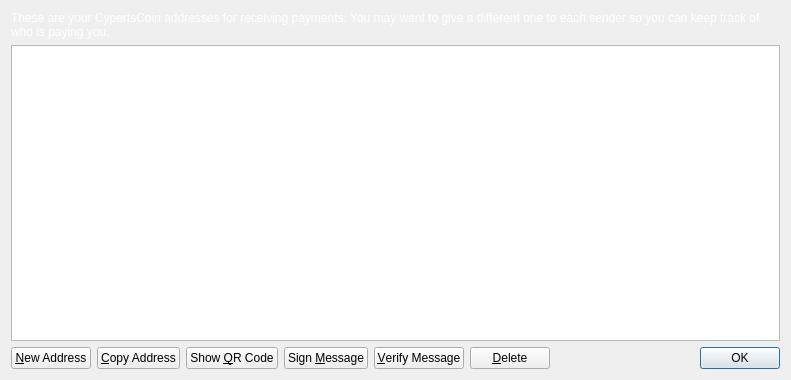
<?xml version="1.0" encoding="UTF-8"?>
<ui version="4.0">
 <class>AddressBookPage</class>
 <widget class="QWidget" name="AddressBookPage">
  <property name="geometry">
   <rect>
    <x>0</x>
    <y>0</y>
    <width>791</width>
    <height>380</height>
   </rect>
  </property>
  <property name="palette">
   <palette>
    <active>
     <colorrole role="WindowText">
      <brush brushstyle="SolidPattern">
       <color alpha="255">
        <red>255</red>
        <green>255</green>
        <blue>255</blue>
       </color>
      </brush>
     </colorrole>
    </active>
    <inactive>
     <colorrole role="WindowText">
      <brush brushstyle="SolidPattern">
       <color alpha="255">
        <red>255</red>
        <green>255</green>
        <blue>255</blue>
       </color>
      </brush>
     </colorrole>
    </inactive>
    <disabled>
     <colorrole role="WindowText">
      <brush brushstyle="SolidPattern">
       <color alpha="255">
        <red>120</red>
        <green>120</green>
        <blue>120</blue>
       </color>
      </brush>
     </colorrole>
    </disabled>
   </palette>
  </property>
  <property name="windowTitle">
   <string>Address Book</string>
  </property>
  <layout class="QVBoxLayout" name="verticalLayout">
   <item>
    <widget class="QLabel" name="labelExplanation">
     <property name="text">
      <string>These are your CypertsCoin addresses for receiving payments. You may want to give a different one to each sender so you can keep track of who is paying you.</string>
     </property>
     <property name="textFormat">
      <enum>Qt::PlainText</enum>
     </property>
     <property name="wordWrap">
      <bool>true</bool>
     </property>
    </widget>
   </item>
   <item>
    <widget class="QTableView" name="tableView">
     <property name="contextMenuPolicy">
      <enum>Qt::CustomContextMenu</enum>
     </property>
     <property name="toolTip">
      <string>Double-click to edit address or label</string>
     </property>
     <property name="tabKeyNavigation">
      <bool>false</bool>
     </property>
     <property name="alternatingRowColors">
      <bool>true</bool>
     </property>
     <property name="selectionMode">
      <enum>QAbstractItemView::SingleSelection</enum>
     </property>
     <property name="selectionBehavior">
      <enum>QAbstractItemView::SelectRows</enum>
     </property>
     <property name="sortingEnabled">
      <bool>true</bool>
     </property>
     <attribute name="verticalHeaderVisible">
      <bool>false</bool>
     </attribute>
    </widget>
   </item>
   <item>
    <layout class="QHBoxLayout" name="horizontalLayout">
     <item>
      <widget class="QPushButton" name="newAddressButton">
       <property name="toolTip">
        <string>Create a new address</string>
       </property>
       <property name="text">
        <string>&amp;New Address</string>
       </property>
       <property name="icon">
        <iconset resource="../bitcoin.qrc">
         <normaloff>:/icons/add</normaloff>:/icons/add</iconset>
       </property>
      </widget>
     </item>
     <item>
      <widget class="QPushButton" name="copyToClipboard">
       <property name="toolTip">
        <string>Copy the currently selected address to the system clipboard</string>
       </property>
       <property name="text">
        <string>&amp;Copy Address</string>
       </property>
       <property name="icon">
        <iconset resource="../bitcoin.qrc">
         <normaloff>:/icons/editcopy</normaloff>:/icons/editcopy</iconset>
       </property>
      </widget>
     </item>
     <item>
      <widget class="QPushButton" name="showQRCode">
       <property name="text">
        <string>Show &amp;QR Code</string>
       </property>
       <property name="icon">
        <iconset resource="../bitcoin.qrc">
         <normaloff>:/icons/qrcode</normaloff>:/icons/qrcode</iconset>
       </property>
      </widget>
     </item>
     <item>
      <widget class="QPushButton" name="signMessage">
       <property name="toolTip">
        <string>Sign a message to prove you own a CypertsCoin address</string>
       </property>
       <property name="text">
        <string>Sign &amp;Message</string>
       </property>
       <property name="icon">
        <iconset resource="../bitcoin.qrc">
         <normaloff>:/icons/edit</normaloff>:/icons/edit</iconset>
       </property>
      </widget>
     </item>
     <item>
      <widget class="QPushButton" name="verifyMessage">
       <property name="toolTip">
        <string>Verify a message to ensure it was signed with a specified CypertsCoin address</string>
       </property>
       <property name="text">
        <string>&amp;Verify Message</string>
       </property>
       <property name="icon">
        <iconset resource="../bitcoin.qrc">
         <normaloff>:/icons/transaction_0</normaloff>:/icons/transaction_0</iconset>
       </property>
      </widget>
     </item>
     <item>
      <widget class="QPushButton" name="deleteButton">
       <property name="toolTip">
        <string>Delete the currently selected address from the list</string>
       </property>
       <property name="text">
        <string>&amp;Delete</string>
       </property>
       <property name="icon">
        <iconset resource="../bitcoin.qrc">
         <normaloff>:/icons/remove</normaloff>:/icons/remove</iconset>
       </property>
      </widget>
     </item>
     <item>
      <spacer name="horizontalSpacer">
       <property name="orientation">
        <enum>Qt::Horizontal</enum>
       </property>
       <property name="sizeHint" stdset="0">
        <size>
         <width>40</width>
         <height>20</height>
        </size>
       </property>
      </spacer>
     </item>
     <item>
      <widget class="QDialogButtonBox" name="buttonBox">
       <property name="sizePolicy">
        <sizepolicy hsizetype="Maximum" vsizetype="Fixed">
         <horstretch>0</horstretch>
         <verstretch>0</verstretch>
        </sizepolicy>
       </property>
       <property name="standardButtons">
        <set>QDialogButtonBox::Ok</set>
       </property>
      </widget>
     </item>
    </layout>
   </item>
  </layout>
 </widget>
 <resources>
  <include location="../bitcoin.qrc"/>
 </resources>
 <connections/>
</ui>
